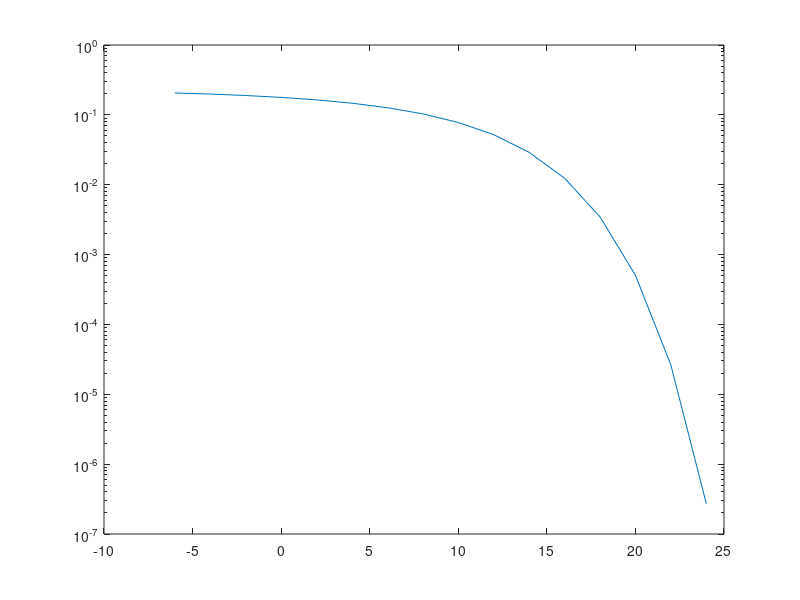

This chart was generated by the following MATLAB code:
EbNodB=-6:2:24
EbNo=10.^(EbNodB/10);
k=8;
M=2^k;
x=sqrt(3*k*EbNo/(M-1));
Pb=(4/k)*(1-1/sqrt(M))*(1/2)*erfc(x/sqrt(2));
semilogy(EbNodB,Pb)